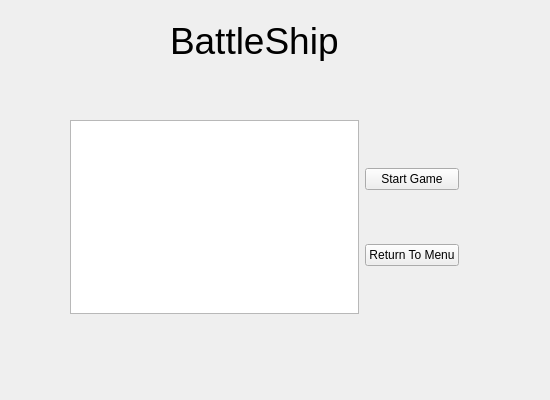
<?xml version="1.0" encoding="UTF-8"?>
<ui version="4.0">
 <class>BattleNetworkWindow</class>
 <widget class="QWidget" name="BattleNetworkWindow">
  <property name="geometry">
   <rect>
    <x>0</x>
    <y>0</y>
    <width>550</width>
    <height>400</height>
   </rect>
  </property>
  <property name="windowTitle">
   <string>BattleShip Network Player Lobby</string>
  </property>
  <widget class="QWidget" name="layoutWidget">
   <property name="geometry">
    <rect>
     <x>70</x>
     <y>120</y>
     <width>389</width>
     <height>194</height>
    </rect>
   </property>
   <layout class="QHBoxLayout" name="horizontalLayout">
    <item>
     <widget class="QListWidget" name="NetworkPlayersList"/>
    </item>
    <item>
     <layout class="QVBoxLayout" name="verticalLayout">
      <item>
       <widget class="QPushButton" name="PlayWithButton">
        <property name="text">
         <string>Start Game</string>
        </property>
       </widget>
      </item>
      <item>
       <widget class="QPushButton" name="ReturnToButton">
        <property name="text">
         <string>Return To Menu</string>
        </property>
       </widget>
      </item>
     </layout>
    </item>
   </layout>
  </widget>
  <widget class="QLabel" name="GameLogo">
   <property name="geometry">
    <rect>
     <x>170</x>
     <y>20</y>
     <width>191</width>
     <height>41</height>
    </rect>
   </property>
   <property name="font">
    <font>
     <pointsize>28</pointsize>
    </font>
   </property>
   <property name="text">
    <string>BattleShip</string>
   </property>
  </widget>
 </widget>
 <resources/>
 <connections/>
</ui>
